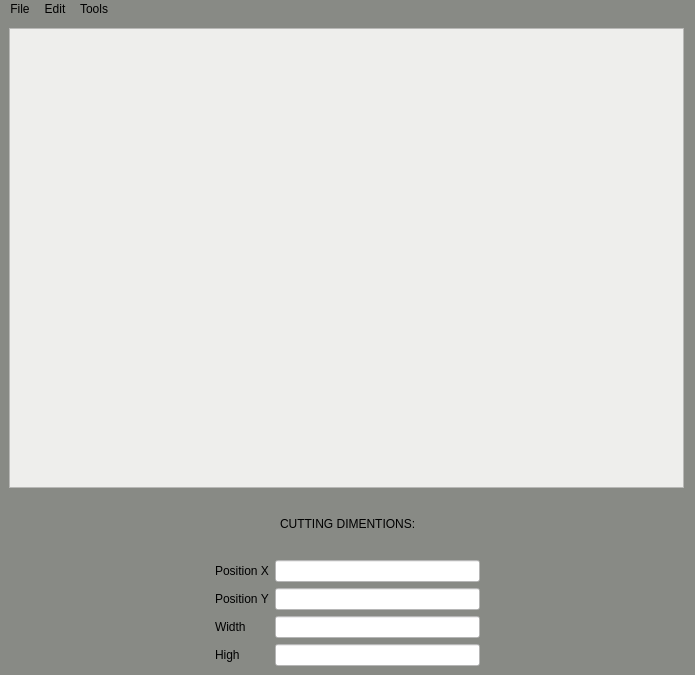
<?xml version="1.0" encoding="UTF-8"?>
<ui version="4.0">
 <class>MainWindow</class>
 <widget class="QMainWindow" name="MainWindow">
  <property name="geometry">
   <rect>
    <x>0</x>
    <y>0</y>
    <width>695</width>
    <height>675</height>
   </rect>
  </property>
  <property name="maximumSize">
   <size>
    <width>700</width>
    <height>675</height>
   </size>
  </property>
  <property name="windowTitle">
   <string>MainWindow</string>
  </property>
  <property name="styleSheet">
   <string notr="true">background-color: rgb(136, 138, 133);</string>
  </property>
  <widget class="QWidget" name="centralwidget">
   <layout class="QVBoxLayout" name="verticalLayout">
    <item>
     <widget class="QGraphicsView" name="graphicsView">
      <property name="minimumSize">
       <size>
        <width>675</width>
        <height>460</height>
       </size>
      </property>
      <property name="maximumSize">
       <size>
        <width>675</width>
        <height>460</height>
       </size>
      </property>
      <property name="styleSheet">
       <string notr="true">background-color: rgb(238, 238, 236);</string>
      </property>
     </widget>
    </item>
    <item>
     <layout class="QHBoxLayout" name="horizontalLayout">
      <item>
       <spacer name="horizontalSpacer_3">
        <property name="orientation">
         <enum>Qt::Horizontal</enum>
        </property>
        <property name="sizeHint" stdset="0">
         <size>
          <width>40</width>
          <height>20</height>
         </size>
        </property>
       </spacer>
      </item>
      <item>
       <widget class="QLabel" name="label_5">
        <property name="styleSheet">
         <string notr="true">font: 57 20pt &quot;aakar&quot;;
color: rgb(0, 0, 0);</string>
        </property>
        <property name="text">
         <string>CUTTING DIMENTIONS:</string>
        </property>
       </widget>
      </item>
      <item>
       <spacer name="horizontalSpacer_4">
        <property name="orientation">
         <enum>Qt::Horizontal</enum>
        </property>
        <property name="sizeHint" stdset="0">
         <size>
          <width>40</width>
          <height>20</height>
         </size>
        </property>
       </spacer>
      </item>
     </layout>
    </item>
    <item>
     <layout class="QGridLayout" name="gridLayout">
      <item row="1" column="1">
       <widget class="QLabel" name="label_2">
        <property name="styleSheet">
         <string notr="true">font: 57 15pt &quot;aakar&quot;;
color: rgb(0, 0, 0);</string>
        </property>
        <property name="text">
         <string>Position Y</string>
        </property>
       </widget>
      </item>
      <item row="3" column="1">
       <widget class="QLabel" name="label_4">
        <property name="styleSheet">
         <string notr="true">font: 57 15pt &quot;aakar&quot;;
color: rgb(0, 0, 0);</string>
        </property>
        <property name="text">
         <string>High</string>
        </property>
       </widget>
      </item>
      <item row="2" column="3">
       <widget class="QLineEdit" name="wlineEdit">
        <property name="styleSheet">
         <string notr="true">background-color: rgb(255, 255, 255);</string>
        </property>
       </widget>
      </item>
      <item row="1" column="3">
       <widget class="QLineEdit" name="ylineEdit">
        <property name="styleSheet">
         <string notr="true">background-color: rgb(255, 255, 255);</string>
        </property>
       </widget>
      </item>
      <item row="3" column="3">
       <widget class="QLineEdit" name="hlineEdit">
        <property name="styleSheet">
         <string notr="true">background-color: rgb(255, 255, 255);</string>
        </property>
       </widget>
      </item>
      <item row="2" column="1">
       <widget class="QLabel" name="label_3">
        <property name="styleSheet">
         <string notr="true">font: 57 15pt &quot;aakar&quot;;
color: rgb(0, 0, 0);</string>
        </property>
        <property name="text">
         <string>Width</string>
        </property>
       </widget>
      </item>
      <item row="1" column="4">
       <spacer name="horizontalSpacer_2">
        <property name="orientation">
         <enum>Qt::Horizontal</enum>
        </property>
        <property name="sizeHint" stdset="0">
         <size>
          <width>40</width>
          <height>20</height>
         </size>
        </property>
       </spacer>
      </item>
      <item row="0" column="3">
       <widget class="QLineEdit" name="xlineEdit">
        <property name="styleSheet">
         <string notr="true">background-color: rgb(255, 255, 255);</string>
        </property>
       </widget>
      </item>
      <item row="1" column="0">
       <spacer name="horizontalSpacer">
        <property name="orientation">
         <enum>Qt::Horizontal</enum>
        </property>
        <property name="sizeHint" stdset="0">
         <size>
          <width>40</width>
          <height>20</height>
         </size>
        </property>
       </spacer>
      </item>
      <item row="0" column="1">
       <widget class="QLabel" name="label">
        <property name="styleSheet">
         <string notr="true">font: 57 15pt &quot;aakar&quot;;
color: rgb(0, 0, 0);</string>
        </property>
        <property name="text">
         <string>Position X</string>
        </property>
       </widget>
      </item>
     </layout>
    </item>
   </layout>
  </widget>
  <widget class="QMenuBar" name="menubar">
   <property name="geometry">
    <rect>
     <x>0</x>
     <y>0</y>
     <width>695</width>
     <height>22</height>
    </rect>
   </property>
   <widget class="QMenu" name="menuFile">
    <property name="title">
     <string>File</string>
    </property>
    <addaction name="Open"/>
    <addaction name="Save"/>
   </widget>
   <widget class="QMenu" name="menuEdit">
    <property name="title">
     <string>Edit</string>
    </property>
    <addaction name="Cut"/>
   </widget>
   <widget class="QMenu" name="menuTools">
    <property name="title">
     <string>Tools</string>
    </property>
    <addaction name="Recover"/>
    <addaction name="Keep_Recovering"/>
    <addaction name="Show_Current_Solution"/>
   </widget>
   <addaction name="menuFile"/>
   <addaction name="menuEdit"/>
   <addaction name="menuTools"/>
  </widget>
  <action name="Open">
   <property name="text">
    <string>Open</string>
   </property>
  </action>
  <action name="Save">
   <property name="text">
    <string>Save</string>
   </property>
  </action>
  <action name="Cut">
   <property name="text">
    <string>Cut</string>
   </property>
  </action>
  <action name="Recover">
   <property name="text">
    <string>Recover</string>
   </property>
  </action>
  <action name="Keep_Recovering">
   <property name="text">
    <string>Keep Recovering</string>
   </property>
  </action>
  <action name="Show_Current_Solution">
   <property name="text">
    <string>Show Current Solution</string>
   </property>
  </action>
 </widget>
 <resources/>
 <connections/>
</ui>
